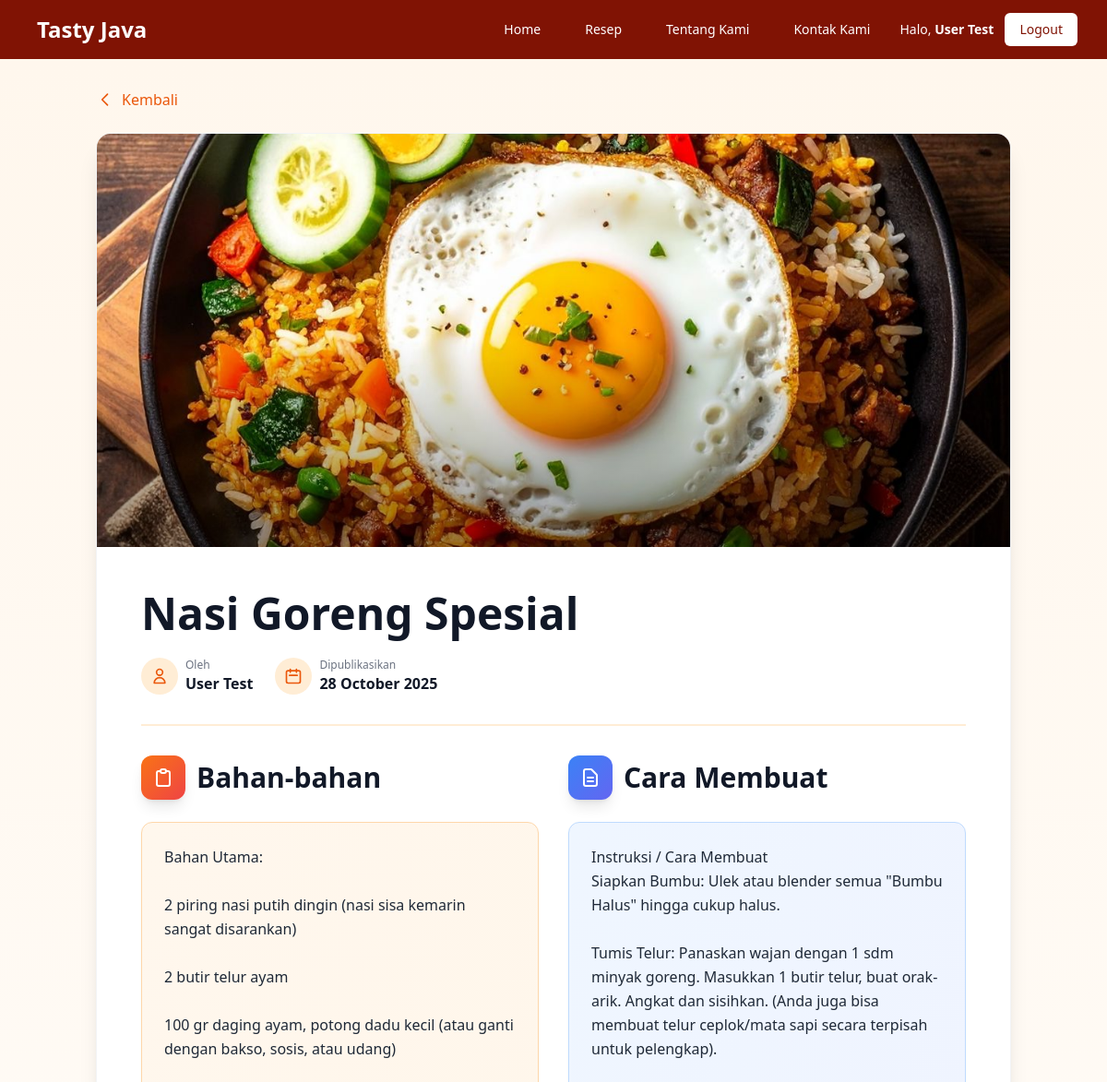
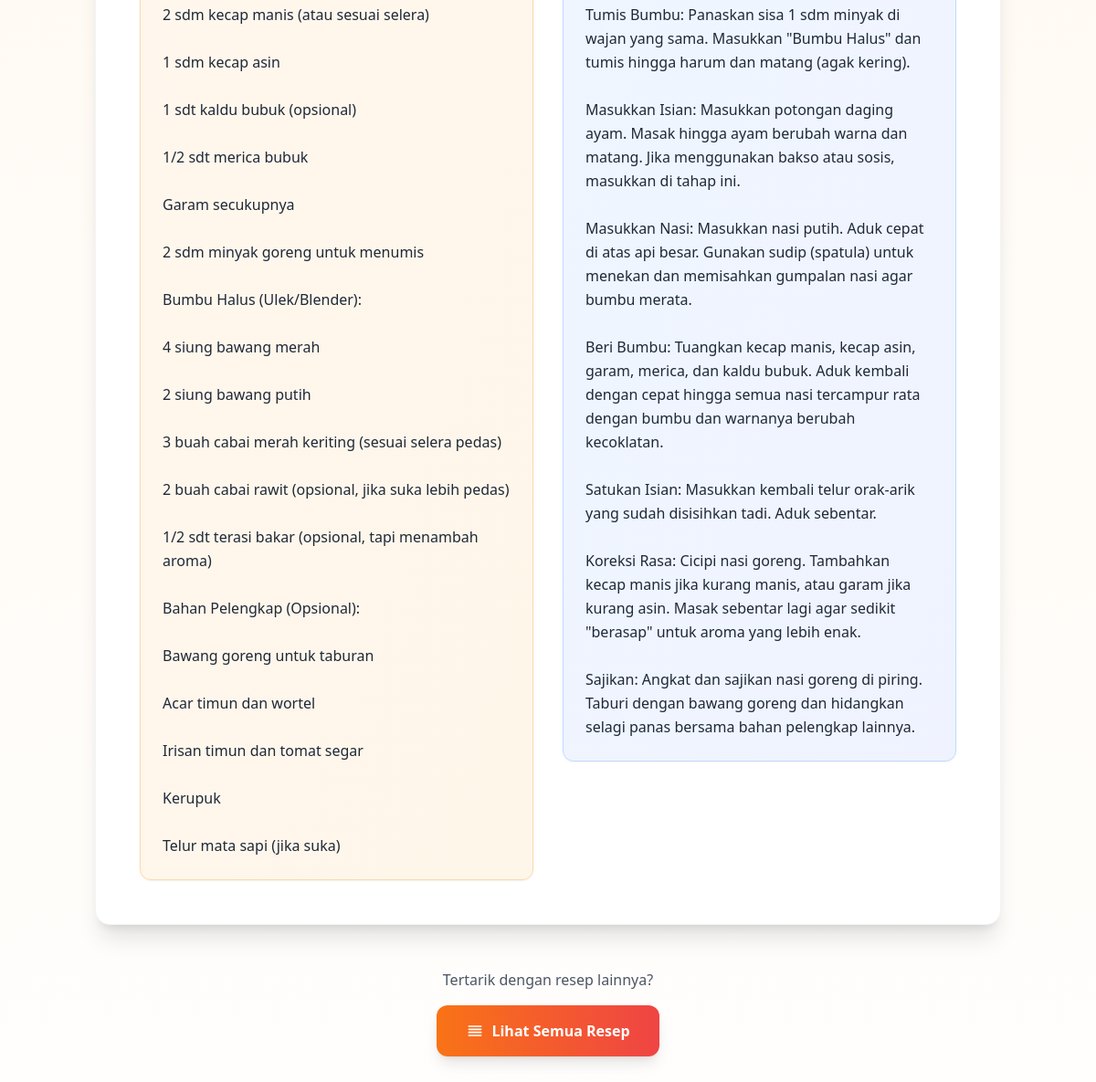
Page /public/recipe_detail.php?id=2 (signed in) on the committed database (2 pictures, top to bottom).
### tables this page shows
CREATE TABLE `recipes` (
  `id` INT AUTO_INCREMENT PRIMARY KEY,
  `title` VARCHAR(255) NOT NULL,
  `ingredients` TEXT NOT NULL COMMENT 'Bahan-bahan resep',
  `instructions` TEXT NOT NULL COMMENT 'Langkah-langkah pembuatan',
  `featured_image` VARCHAR(255) NULL COMMENT 'Path ke gambar masakan',
  `author_id` INT,
  `created_at` TIMESTAMP DEFAULT CURRENT_TIMESTAMP,
  FOREIGN KEY (`author_id`) REFERENCES `users`(`id`) ON DELETE SET NULL
);

CREATE TABLE `users` (
  `id` INT AUTO_INCREMENT PRIMARY KEY,
  `name` VARCHAR(100) NOT NULL,
  `email` VARCHAR(100) NOT NULL UNIQUE,
  `password_hash` VARCHAR(255) NOT NULL,
  `role` ENUM('admin', 'editor', 'user') NOT NULL DEFAULT 'user',
  `created_at` TIMESTAMP DEFAULT CURRENT_TIMESTAMP
);

### public/recipe_detail.php (the view, shortened to what this page needs)
<?php
include '_header.php';
$recipe_id = $_GET['id'];
$stmt = $conn->prepare("SELECT r.title, r.ingredients, r.instructions, r.featured_image, u.name AS author_name, r.created_at
                       FROM recipes r
                       JOIN users u ON r.author_id = u.id
                       WHERE r.id = ?");
$stmt->bind_param("i", $recipe_id);
$stmt->execute();
$result = $stmt->get_result();
if ($result->num_rows === 1) {
    $recipe = $result->fetch_assoc();
} else {
    echo "<div class='container'><p>Resep tidak ditemukan.</p></div>";
    include '_footer.php';
    exit();
}
?>
<div class="min-h-screen bg-gradient-to-b from-orange-50 to-white">
    <div class="max-w-5xl mx-auto px-4 py-8">
        <div class="flex items-center justify-between mb-6">
            <a href="recipes.php" class="inline-flex items-center gap-2 text-orange-600 hover:text-orange-700 transition-all hover:gap-3 font-medium">
            <svg class="w-5 h-5" fill="none" stroke="currentColor" viewBox="0 0 24 24">
                <path stroke-linecap="round" stroke-linejoin="round" stroke-width="2" d="M15 19l-7-7 7-7"/>
            </svg>
            <span>Kembali</span>
            </a>
        </div>
        <article class="bg-white rounded-2xl shadow-xl overflow-hidden border border-gray-100">
            <?php if ($recipe['featured_image']): ?>
            <div class="relative w-full h-72 md:h-[28rem] overflow-hidden bg-gradient-to-br from-orange-100 to-red-100">
                <img src="<?php echo '/tasty_java/' . $recipe['featured_image']; ?>"
                     alt="<?php echo htmlspecialchars($recipe['title']); ?>"
                     class="w-full h-full object-cover hover:scale-105 transition-transform duration-500">
                <div class="absolute inset-0 bg-gradient-to-t from-black/40 via-transparent to-transparent"></div>
            </div>
            <?php endif; ?>
            <div class="p-8 md:p-12">
                <h1 class="text-4xl md:text-5xl font-bold text-gray-900 mb-6 leading-tight">
                    <?php echo htmlspecialchars($recipe['title']); ?>
                </h1>
                <div class="flex flex-wrap items-center gap-6 text-gray-600 pb-8 mb-8 border-b-2 border-orange-100">
                    <div class="flex items-center gap-2">
                        <div class="w-10 h-10 bg-orange-100 rounded-full flex items-center justify-center">
                            <svg class="w-5 h-5 text-orange-600" fill="none" stroke="currentColor" viewBox="0 0 24 24">
                                <path stroke-linecap="round" stroke-linejoin="round" stroke-width="2" d="M16 7a4 4 0 11-8 0 4 4 0 018 0zM12 14a7 7 0 00-7 7h14a7 7 0 00-7-7z"/>
                            </svg>
                        </div>
                        <div>
                            <p class="text-xs text-gray-500">Oleh</p>
                            <p class="font-semibold text-gray-900"><?php echo htmlspecialchars($recipe['author_name']); ?></p>
                        </div>
                    </div>
                    <div class="flex items-center gap-2">
                        <div class="w-10 h-10 bg-orange-100 rounded-full flex items-center justify-center">
                            <svg class="w-5 h-5 text-orange-600" fill="none" stroke="currentColor" viewBox="0 0 24 24">
                                <path stroke-linecap="round" stroke-linejoin="round" stroke-width="2" d="M8 7V3m8 4V3m-9 8h10M5 21h14a2 2 0 002-2V7a2 2 0 00-2-2H5a2 2 0 00-2 2v12a2 2 0 002 2z"/>
                            </svg>
                        </div>
                        <div>
                            <p class="text-xs text-gray-500">Dipublikasikan</p>
                            <p class="font-semibold text-gray-900"><?php echo date('d F Y', strtotime($recipe['created_at'])); ?></p>
                        </div>
                    </div>
                </div>
                <div class="grid lg:grid-cols-2 gap-8">
                    <section>
                        <div class="flex items-center gap-3 mb-6">
                            <div class="w-12 h-12 bg-gradient-to-br from-orange-500 to-red-500 rounded-xl flex items-center justify-center shadow-lg">
                                <svg class="w-6 h-6 text-white" fill="none" stroke="currentColor" viewBox="0 0 24 24">
                                    <path stroke-linecap="round" stroke-linejoin="round" stroke-width="2" d="M9 5H7a2 2 0 00-2 2v12a2 2 0 002 2h10a2 2 0 002-2V7a2 2 0 00-2-2h-2M9 5a2 2 0 002 2h2a2 2 0 002-2M9 5a2 2 0 012-2h2a2 2 0 012 2"/>
                                </svg>
                            </div>
                            <h2 class="text-2xl md:text-3xl font-bold text-gray-900">Bahan-bahan</h2>
                        </div>
                        <div class="bg-gradient-to-br from-orange-50 to-orange-100/50 rounded-xl p-6 border border-orange-200 shadow-sm">
                            <div class="text-gray-800 leading-relaxed space-y-2">
                                <?php echo nl2br(htmlspecialchars($recipe['ingredients'])); ?>
                            </div>
                        </div>
                    </section>
                    <section>
                        <div class="flex items-center gap-3 mb-6">
                            <div class="w-12 h-12 bg-gradient-to-br from-blue-500 to-indigo-500 rounded-xl flex items-center justify-center shadow-lg">
                                <svg class="w-6 h-6 text-white" fill="none" stroke="currentColor" viewBox="0 0 24 24">
                                    <path stroke-linecap="round" stroke-linejoin="round" stroke-width="2" d="M9 12h6m-6 4h6m2 5H7a2 2 0 01-2-2V5a2 2 0 012-2h5.586a1 1 0 01.707.293l5.414 5.414a1 1 0 01.293.707V19a2 2 0 01-2 2z"/>
                                </svg>
                            </div>
                            <h2 class="text-2xl md:text-3xl font-bold text-gray-900">Cara Membuat</h2>
                        </div>
                        <div class="bg-gradient-to-br from-blue-50 to-indigo-100/50 rounded-xl p-6 border border-blue-200 shadow-sm">
                            <div class="text-gray-800 leading-relaxed space-y-2">
                                <?php echo nl2br(htmlspecialchars($recipe['instructions'])); ?>
                            </div>
                        </div>
                    </section>
                </div>
            </div>
        </article>
        <div class="mt-12 text-center">
            <div class="inline-block">
                <p class="text-gray-600 mb-4">Tertarik dengan resep lainnya?</p>
                <a href="recipes.php" class="inline-flex items-center gap-2 bg-gradient-to-r from-orange-500 to-red-500 hover:from-orange-600 hover:to-red-600 text-white px-8 py-4 rounded-xl font-semibold shadow-lg hover:shadow-xl transition-all transform hover:scale-105">
                    <svg class="w-5 h-5" fill="none" stroke="currentColor" viewBox="0 0 24 24">
                        <path stroke-linecap="round" stroke-linejoin="round" stroke-width="2" d="M4 6h16M4 10h16M4 14h16M4 18h16"/>
                    </svg>
                    <span>Lihat Semua Resep</span>
                </a>
            </div>
        </div>
    </div>
</div>
<?php
include '_footer.php';
?>

### rows in the picture
recipes: featured_image (picture), title "Nasi Goreng Spesial", author.name "User Test", created_at "28 October 2025", ingredients "Bahan Utama: 2 piring nasi putih dingin (nasi sisa kemarin sangat disarankan) 2 butir telur ayam 100 gr daging ayam, potong dadu kecil (atau ganti dengan bakso, sosis, atau udang) 2 sdm kecap manis (atau sesuai selera) 1 sdm kecap asin 1 sdt kaldu bubuk (opsional) 1/2 sdt merica bubuk Garam secukupnya 2 sdm minyak goreng untuk menumis Bumbu Halus (Ulek/Blender): 4 siung bawang merah 2 siung bawang putih 3 buah cabai merah keriting (sesuai selera pedas) 2 buah cabai rawit (opsional, jika suka lebih pedas) 1/2 sdt terasi bakar (opsional, tapi menambah aroma) Bahan Pelengkap (Opsional): Bawang goreng untuk taburan Acar timun dan wortel Irisan timun dan tomat segar Kerupuk Telur mata sapi (jika…", instructions "Instruksi / Cara Membuat Siapkan Bumbu: Ulek atau blender semua \"Bumbu Halus\" hingga cukup halus. Tumis Telur: Panaskan wajan dengan 1 sdm minyak goreng. Masukkan 1 butir telur, buat orak-arik. Angkat dan sisihkan. (Anda juga bisa membuat telur ceplok/mata sapi secara terpisah untuk pelengkap). Tumis Bumbu: Panaskan sisa 1 sdm minyak di wajan yang sama. Masukkan \"Bumbu Halus\" dan tumis hingga harum dan matang (agak kering). Masukkan Isian: Masukkan potongan daging ayam. Masak hingga ayam berubah warna dan matang. Jika menggunakan bakso atau sosis, masukkan di tahap ini. Masukkan Nasi: Masukkan nasi putih. Aduk cepat di atas api besar. Gunakan sudip (spatula) untuk menekan dan memisahkan…"

### other values in the picture
$_SESSION['user_name'] "User Test"
